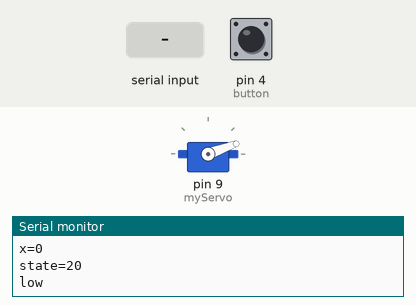
The sketch below on a simulated Arduino Uno, built with avr-gcc and run on an emulated ATmega328P. On the bench: servo, the last lines printed to the serial monitor. Inputs (shaded band) come from the test bench; at power-on: pin 4 (button) LOW.

Above: at 1.2 s.
1.3 s: "1" received over the second serial link
At 2.6 s:
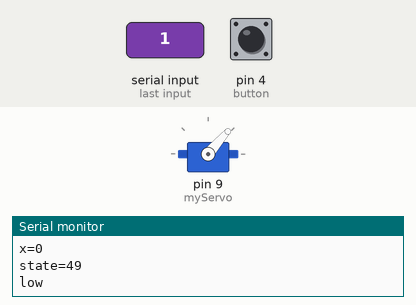
4.6 s: "0" received over the second serial link
At 6.1 s:
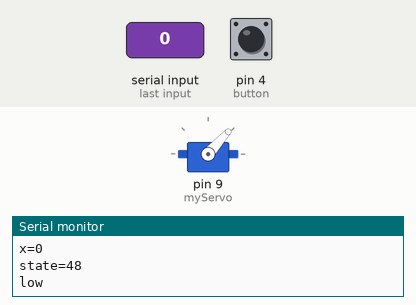
Timing chart, 0 to 7.6 s (numbered marks = the images above; inputs shaded):
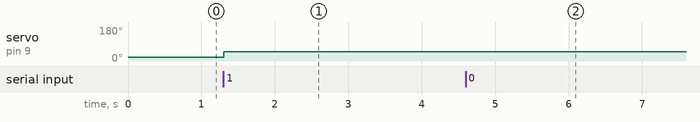

Measured:
- after the input at 1.3 s, servo on pin 9 (myServo): 20° → 49° at once
- after the input at 4.6 s, servo on pin 9 (myServo): 49° → 48° after 0.09 s

The sketch:

slave_code_1.ino
```cpp
/*
 * How to configure and pair two HC-05 Bluetooth Modules
 * by Dejan Nedelkovski, www.HowToMechatronics.com
 *
 *                 == SLAVE CODE ==
 */
#include <SoftwareSerial.h>
#include <Servo.h>
#define button 4
const int bluetoothTx = 12; // HC-05 TX pin connected to Arduino digital pin 2
const int bluetoothRx = 11; // HC-05 RX pin connected to Arduino digital pin 3

SoftwareSerial bluetooth(bluetoothTx, bluetoothRx);

Servo myServo;
int state = 20;
int buttonState = 0;

void setup() {
  pinMode(button, INPUT);
  myServo.attach(9);
  Serial.begin(38400); // Default communication rate of the Bluetooth module
  bluetooth.begin(38400); // Default communication rate of the Bluetooth module
}

void loop() {

  int x = bluetooth.available();
  Serial.print("x=");
  Serial.println(x);

 if(bluetooth.available() > 0){ // Checks whether data is comming from the serial port
    state = bluetooth.read(); // Reads the data from the serial port
    Serial.print("state=");
    Serial.println(state);
 }

 // Controlling the servo motor

 myServo.write(state);
 Serial.print("state=");
 Serial.println(state);
 delay(10);

 // Reading the button
 buttonState = digitalRead(button);
 if (buttonState == HIGH) {
   bluetooth.write('1'); // Sends '1' to the master to turn on LED
   Serial.println("high");
 }
 else {
   bluetooth.write('0');
   Serial.println("low");
 }
 delay(250);
}
```
